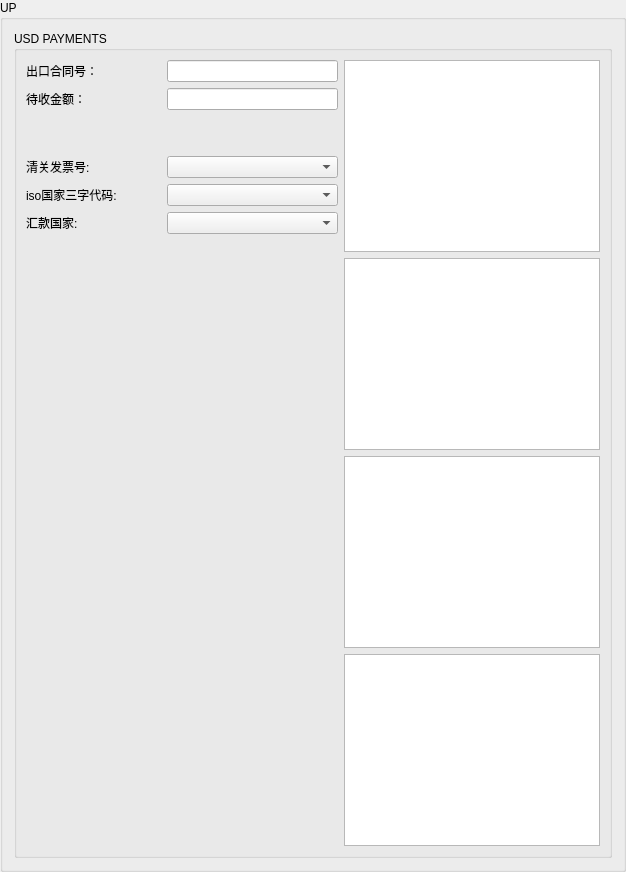
            <widget class="QGroupBox" name="groupBox_16">
             <property name="title">
              <string>UP</string>
             </property>
             <layout class="QVBoxLayout" name="verticalLayout_29">
              <item>
               <widget class="QGroupBox" name="groupBox_9">
                <property name="title">
                 <string>USD PAYMENTS</string>
                </property>
                <layout class="QVBoxLayout" name="verticalLayout_14">
                 <item>
                  <layout class="QHBoxLayout" name="horizontalLayout_75">
                   <item>
                    <layout class="QVBoxLayout" name="verticalLayout_35">
                     <item>
                      <layout class="QHBoxLayout" name="horizontalLayout_35">
                       <item>
                        <widget class="QLabel" name="label_13">
                         <property name="minimumSize">
                          <size>
                           <width>135</width>
                           <height>0</height>
                          </size>
                         </property>
                         <property name="text">
                          <string>出口合同号：</string>
                         </property>
                        </widget>
                       </item>
                       <item>
                        <widget class="QLineEdit" name="order_codeLineEdit">
                         <property name="sizePolicy">
                          <sizepolicy hsizetype="Minimum" vsizetype="Fixed">
                           <horstretch>0</horstretch>
                           <verstretch>0</verstretch>
                          </sizepolicy>
                         </property>
                         <property name="minimumSize">
                          <size>
                           <width>171</width>
                           <height>0</height>
                          </size>
                         </property>
                         <property name="text">
                          <string/>
                         </property>
                        </widget>
                       </item>
                      </layout>
                     </item>
                     <item>
                      <layout class="QHBoxLayout" name="horizontalLayout_36">
                       <item>
                        <widget class="QLabel" name="label_14">
                         <property name="minimumSize">
                          <size>
                           <width>135</width>
                           <height>0</height>
                          </size>
                         </property>
                         <property name="text">
                          <string>待收金额：</string>
                         </property>
                        </widget>
                       </item>
                       <item>
                        <widget class="QLineEdit" name="ATBCLineEdit">
                         <property name="sizePolicy">
                          <sizepolicy hsizetype="Minimum" vsizetype="Fixed">
                           <horstretch>0</horstretch>
                           <verstretch>0</verstretch>
                          </sizepolicy>
                         </property>
                         <property name="minimumSize">
                          <size>
                           <width>171</width>
                           <height>0</height>
                          </size>
                         </property>
                         <property name="text">
                          <string/>
                         </property>
                        </widget>
                       </item>
                      </layout>
                     </item>
                     <item>
                      <spacer name="verticalSpacer_3">
                       <property name="orientation">
                        <enum>Qt::Vertical</enum>
                       </property>
                       <property name="sizeType">
                        <enum>QSizePolicy::Minimum</enum>
                       </property>
                       <property name="sizeHint" stdset="0">
                        <size>
                         <width>20</width>
                         <height>40</height>
                        </size>
                       </property>
                      </spacer>
                     </item>
                     <item>
                      <layout class="QHBoxLayout" name="horizontalLayout_76">
                       <item>
                        <widget class="QLabel" name="label_50">
                         <property name="minimumSize">
                          <size>
                           <width>135</width>
                           <height>0</height>
                          </size>
                         </property>
                         <property name="text">
                          <string>清关发票号:</string>
                         </property>
                        </widget>
                       </item>
                       <item>
                        <widget class="QComboBox" name="t_container_7">
                         <property name="sizePolicy">
                          <sizepolicy hsizetype="Minimum" vsizetype="Fixed">
                           <horstretch>0</horstretch>
                           <verstretch>0</verstretch>
                          </sizepolicy>
                         </property>
                         <property name="minimumSize">
                          <size>
                           <width>171</width>
                           <height>0</height>
                          </size>
                         </property>
                        </widget>
                       </item>
                      </layout>
                     </item>
                     <item>
                      <layout class="QHBoxLayout" name="horizontalLayout_77">
                       <item>
                        <widget class="QLabel" name="label_51">
                         <property name="minimumSize">
                          <size>
                           <width>135</width>
                           <height>0</height>
                          </size>
                         </property>
                         <property name="text">
                          <string>iso国家三字代码:</string>
                         </property>
                        </widget>
                       </item>
                       <item>
                        <widget class="QComboBox" name="t_container_8">
                         <property name="sizePolicy">
                          <sizepolicy hsizetype="Minimum" vsizetype="Fixed">
                           <horstretch>0</horstretch>
                           <verstretch>0</verstretch>
                          </sizepolicy>
                         </property>
                         <property name="minimumSize">
                          <size>
                           <width>171</width>
                           <height>0</height>
                          </size>
                         </property>
                         <item>
                          <property name="text">
                           <string/>
                          </property>
                         </item>
                        </widget>
                       </item>
                      </layout>
                     </item>
                     <item>
                      <layout class="QHBoxLayout" name="horizontalLayout_78">
                       <item>
                        <widget class="QLabel" name="label_52">
                         <property name="minimumSize">
                          <size>
                           <width>135</width>
                           <height>0</height>
                          </size>
                         </property>
                         <property name="text">
                          <string>汇款国家:</string>
                         </property>
                        </widget>
                       </item>
                       <item>
                        <widget class="QComboBox" name="t_container_9">
                         <property name="sizePolicy">
                          <sizepolicy hsizetype="Minimum" vsizetype="Fixed">
                           <horstretch>0</horstretch>
                           <verstretch>0</verstretch>
                          </sizepolicy>
                         </property>
                         <property name="minimumSize">
                          <size>
                           <width>171</width>
                           <height>0</height>
                          </size>
                         </property>
                         <item>
                          <property name="text">
                           <string/>
                          </property>
                         </item>
                        </widget>
                       </item>
                      </layout>
                     </item>
                     <item>
                      <spacer name="verticalSpacer_10">
                       <property name="orientation">
                        <enum>Qt::Vertical</enum>
                       </property>
                       <property name="sizeHint" stdset="0">
                        <size>
                         <width>20</width>
                         <height>40</height>
                        </size>
                       </property>
                      </spacer>
                     </item>
                    </layout>
                   </item>
                   <item>
                    <layout class="QVBoxLayout" name="verticalLayout_18">
                     <item>
                      <widget class="QTableWidget" name="USD_PAYMENTS">
                       <property name="sizePolicy">
                        <sizepolicy hsizetype="Expanding" vsizetype="Minimum">
                         <horstretch>0</horstretch>
                         <verstretch>0</verstretch>
                        </sizepolicy>
                       </property>
                       <property name="minimumSize">
                        <size>
                         <width>0</width>
                         <height>114</height>
                        </size>
                       </property>
                      </widget>
                     </item>
                     <item>
                      <widget class="QTableWidget" name="USD_PAYMENTS2">
                       <property name="sizePolicy">
                        <sizepolicy hsizetype="Expanding" vsizetype="Minimum">
                         <horstretch>0</horstretch>
                         <verstretch>0</verstretch>
                        </sizepolicy>
                       </property>
                       <property name="minimumSize">
                        <size>
                         <width>0</width>
                         <height>114</height>
                        </size>
                       </property>
                      </widget>
                     </item>
                     <item>
                      <widget class="QTableWidget" name="USD_PAYMENTS3">
                       <property name="sizePolicy">
                        <sizepolicy hsizetype="Expanding" vsizetype="Minimum">
                         <horstretch>0</horstretch>
                         <verstretch>0</verstretch>
                        </sizepolicy>
                       </property>
                       <property name="minimumSize">
                        <size>
                         <width>0</width>
                         <height>114</height>
                        </size>
                       </property>
                      </widget>
                     </item>
                     <item>
                      <widget class="QTableWidget" name="USD_PAYMENTS4">
                       <property name="sizePolicy">
                        <sizepolicy hsizetype="Expanding" vsizetype="Minimum">
                         <horstretch>0</horstretch>
                         <verstretch>0</verstretch>
                        </sizepolicy>
                       </property>
                       <property name="minimumSize">
                        <size>
                         <width>0</width>
                         <height>114</height>
                        </size>
                       </property>
                      </widget>
                     </item>
                    </layout>
                   </item>
                  </layout>
                 </item>
                </layout>
               </widget>
              </item>
             </layout>
            </widget>
